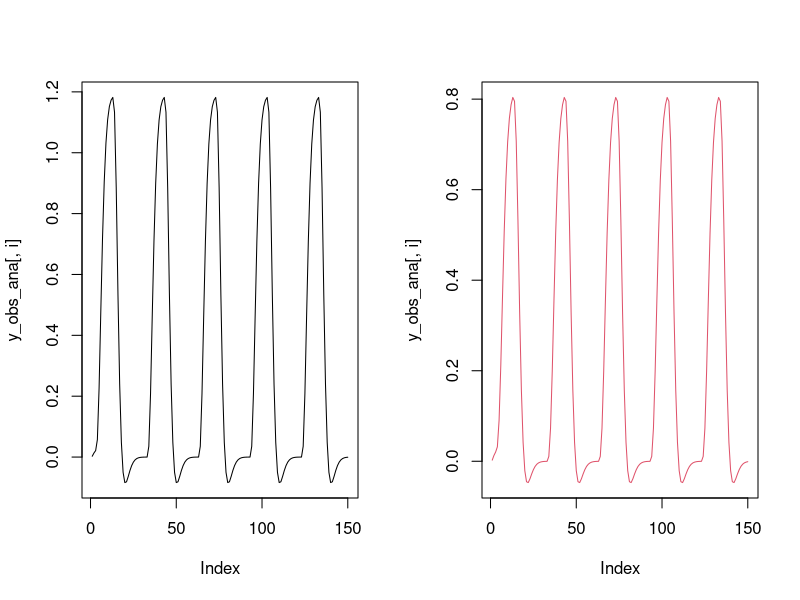
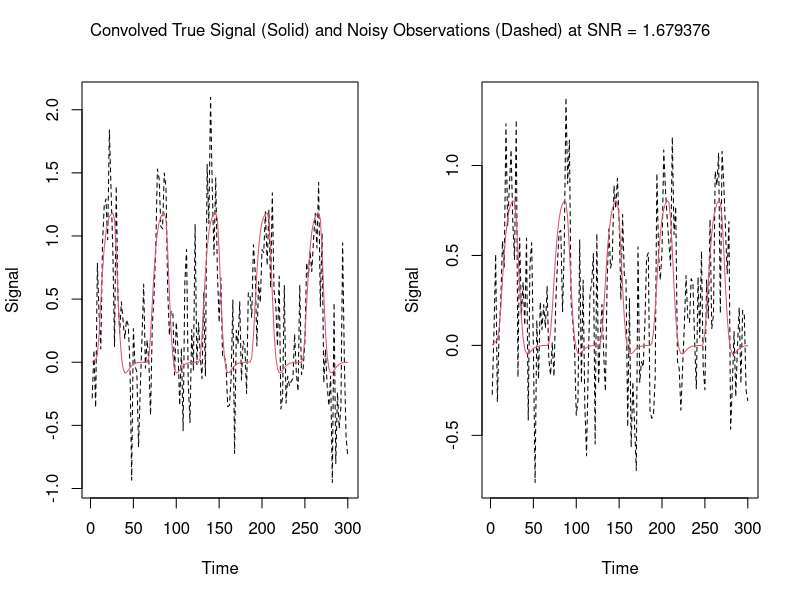

Here is the R script that generated these plots, in order:
remove(list=ls())

# Packages
library(expm)
library(posterior)

# Generating inputs
##########################
m = 2; n_u = 2; max_time = 150*2
nu = list(nu_A = c(0.4,0.3,-0.1,0.15), nu_B = c(-0.2), nu_C=c(0.7)) 
idxs = list(A_idxs = matrix(c(2,1,
                              1,2,
                              1,1,
                              2,2), byrow = T, ncol=2),
            B_idxs = matrix(c(2,1,2), byrow=T, ncol = 3),
            C_idxs = matrix(c(1,1), byrow=T, ncol=2))
times = NULL
input = NULL

linear <- function(t, z, params, input) {
  # t is the current time point in the integration, 
  # z is the current estimate of the variables in the ODE system
  A = params[["A"]]
  B = params[["B"]] 
  C = params[["C"]]
  u = matrix(input(t),ncol=1)
  B_all = Reduce("+", lapply(1:nrow(u), function(i) u[i,1]*B[[i]])) 
  dz <- (A+B_all)%*%z + C%*%u
  return(list(dz))
}
gen_input = function(times, start_time, end_time, duration,between_duration){
  input = rep(0,length(times))
  
  current_start_time = start_time
  time_points = matrix(nrow = 0,ncol=2)
  while(1){
    current_end_time = current_start_time + duration 
    if(current_end_time > end_time){current_end_time = end_time}
    time_points = rbind(time_points, c(current_start_time, current_end_time))
    if(current_end_time + between_duration < end_time){
      current_start_time = current_end_time + between_duration 
    }else{
      break
    }
  }
  for(i in 1:nrow(time_points)){
    input[time_points[i,1]<times & times <=time_points[i,2]] = 1
  }
  input
}
struct_paramMats = function(m, n_u, idxs, nu){
  
  A = matrix(data = 0,nrow = m, ncol = m)
  for(i in 1:nrow(idxs$A_idxs)){
    A[idxs$A_idxs[i,1], idxs$A_idxs[i,2]] = with(nu,nu_A[i])
  }
  diag(A) = -0.5*exp(diag(A))
  
  B = lapply(1:n_u, function(x){matrix(data = 0,nrow = m, ncol = m)})
  for(i in 1:nrow(idxs$B_idxs)){
    B[[idxs$B_idxs[i,1]]][idxs$B_idxs[i,2], idxs$B_idxs[i,3]] = with(nu,nu_B[i])
  }
  
  C = matrix(data=0, nrow = m, ncol = n_u)
  for(i in 1:nrow(idxs$C_idxs)){
    C[idxs$C_idxs[i,1], idxs$C_idxs[i,2]] = with(nu,nu_C[i])
  }
  
  return(list(A=A,B=B,C=C))
  
}


if(is.null(times)){times <- seq(0, max_time, 2)}

if(is.null(input)){
  input1  = gen_input(times,start_time = 5,end_time = max(times),duration = 20,between_duration=40)
  input2  = gen_input(times,start_time = 25,end_time = max(times),duration = 20,between_duration=40)
  input = cbind(input1, input2)
}else{
  if(length(times)!=nrow(input)){stop("length(input)!=nrow(input)")}
}

input_u = function(t){
  sapply(1:ncol(input), function(j) approxfun(x = times,y = input[,j], rule=2, method="const",f=0)(t))
}

n_u = length(input_u(0))
u = input[-1,]

# set up parameters
paramMats = struct_paramMats(m = m,n_u = n_u,idxs = idxs,nu = nu)

# Simulating data
# Solving piecewise analytically
##########################
# Function to get changepoints in u when u(t) is any dimension
get_changepoints <- function(input){
  
  # Get dataframe of indices when changes occur
  changes <- as.data.frame(which(abs(diff(input)) >= 1, arr.ind = T))
  changes$row <- changes$row+1 # add 1 to row index to indicate the row the change starts
  changes <- changes[order(changes$row),] # ascending order
  
  # Make duplicates their own category to reflect when switching from input1 -> input2
  changes <- changes[!duplicated(changes$row),] # remove duplicates
  
  # Add in last row to reflect final block of times
  changes <- rbind(changes, c(nrow(input),0))$row
  
  # Return dataframe
  return(changes)
}

# Scenario a: u(t) = 0
eval_u_a <- function(t, z0, A, prev_index){
  expm::expAtv(A = A, t = times[t]-times[prev_index], v = z0)$eAtv
}

# Scenario b: u(t) != 0
eval_u_b <- function(t, z0, A, B, C, input, prev_index){
  A0 = A + Reduce("+",lapply(1:ncol(input), function(i) input[t-1,i]*B[[i]]))
  b0 = as.numeric(C%*%input[t-1,])
  zstar = -solve(A0,b0)
  expm::expAtv(A = A0,t = times[t]-times[prev_index],v = z0-zstar)$eAtv + zstar
}

# Function to get piecewise analytic solution to ODE
get_AnalyticSol <- function(input, changes, times, parms, m, v0 = NULL){
  
  # Get initial values if not specified
  if (is.null(v0) == T) {v0 <- rep(0.1,m)}
  
  # Matrix to store solution
  sol <- matrix(NA, nrow = length(times), ncol = m)
  sol[1,] <- v0 # add initial values
  
  # Initialize at u(t)=0
  prev_index <- 1
  
  # For loop to go from one change to the next
  for (i in 1:length(changes)){
    
    # Denote index for which we will work up to
    index <- changes[i]
    
    # Update solution based on change_type
    if (sum(input[index-1,]) == 0){
      sol[(prev_index+1):index,] <- t(sapply((prev_index+1):index, eval_u_a, 
                                             z0 = sol[prev_index,], A = parms$A,
                                             prev_index = prev_index))
    } else {
      if(sum(input[index-1,]) != 0){
        sol[(prev_index+1):index,] <- t(sapply((prev_index+1):index, eval_u_b, 
                                               z0 = sol[prev_index,], A = parms$A, 
                                               B = parms$B, C = parms$C,
                                               input = input, prev_index = prev_index))
      }
    }
    
    # Update indices
    prev_index <- index 
    
  }
  return(sol)
}
##########################

# Running functions to get analytic solution
# Obtain dataframe of changes based on input
changes <- get_changepoints(input)

# Running final function
analytic_sol <- get_AnalyticSol(input, changes, times, parms = paramMats, m)

# Quickly check with forward solving ODE numerically - good
library(deSolve)
numeric_sol <- ode(y = rep(0.1,m),
                   times = times,
                   func = linear,
                   parms= with(paramMats, list(A=A, B=B, C=C)),
                   input = input_u,                   
                   atol = 1e-6, 
                   rtol = 1e-6
)

round(abs(analytic_sol-numeric_sol[,-1]),digits=4)

##########################

# convolution with HRF
# https://bic-berkeley.github.io/psych-214-fall-2016/convolution_background.html
HRF = function(t){dgamma(x = t, shape = 6,rate = 1) - (1/6)*dgamma(x = t,shape = 16,rate = 1)}
HRF_mu = function(mu,tp){
  convolve(mu, rev(HRF(tp)),type="open")[1:length(tp)]
}

y_obs_ana = sapply(1:m, function(i) HRF_mu(analytic_sol[-1,i],times[-1]))

par(mfrow = c(1,2))
for (i in 1:m) plot(y_obs_ana[,i], type = 'l', col = i)
#############################


# Add some white Gaussian noise according to approximate SNR obtained from SPM motion data
SNR = 1.679376
variance <-  numeric()
y_obs <- matrix(NA, nrow = length(times)-1, ncol = m)
for (j in 1:m){
  set.seed(j)
  variance[j] <- (var(y_obs_ana[,j])+(mean(y_obs_ana[,j]))^2)/SNR
  y_obs[,j] <- y_obs_ana[,j] + rnorm(length(times)-1, mean = 0, sd = sqrt(variance[j]))
}

variance
sqrt(variance)

par(mfrow=c(1,2))
for (i in 1:m){
  plot(times[-1],y_obs[,i],col=1,
       type='l',lty=2,xlab = "Time",ylab = "Signal")
  lines(times[-1],y_obs_ana[,i],col=2)
}
mtext(paste("Convolved True Signal (Solid) and Noisy Observations (Dashed) at SNR = ",
            SNR,sep = ""), side = 3, line = -2, outer = T)

##########################################

# Save/export data
dat <- list(times = times[-1], u = u, y_obs = y_obs)
save(dat, file = "canonical_sim_data_diagA.RData")

############################
# Structural identifiability check
# (A1)-(A4) met
# A%*%s vectors are independent (A5)
z0 <- rep(0.1,m)
mat <- cbind(z0,paramMats$A%*%z0)
solve(mat,c(0,0))

# A has d distinct eigenvalues (A6)
eigen(paramMats$A)$values

# Eigenvalues of matrix exponential of \Tilde(A) are all positive real (A7)
eigen(expm(paramMats$A + paramMats$B[[1]]))$values
eigen(expm(paramMats$A + paramMats$B[[2]]))$values

# Data blocks invertible for each condition (A8)
solve(cbind(dat$y_obs[3:5,],1))
solve(cbind(dat$y_obs[13:15,],1))
